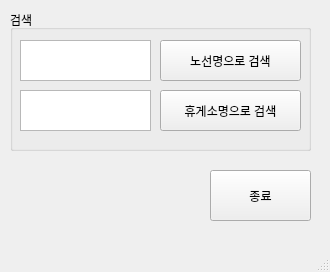
<?xml version="1.0" encoding="UTF-8"?>
<ui version="4.0">
 <class>MainWindow</class>
 <widget class="QMainWindow" name="MainWindow">
  <property name="geometry">
   <rect>
    <x>0</x>
    <y>0</y>
    <width>330</width>
    <height>272</height>
   </rect>
  </property>
  <property name="windowTitle">
   <string>MainWindow</string>
  </property>
  <widget class="QWidget" name="centralwidget">
   <widget class="QGroupBox" name="search">
    <property name="geometry">
     <rect>
      <x>10</x>
      <y>10</y>
      <width>301</width>
      <height>141</height>
     </rect>
    </property>
    <property name="title">
     <string>검색</string>
    </property>
    <widget class="QTextEdit" name="text_area">
     <property name="geometry">
      <rect>
       <x>10</x>
       <y>80</y>
       <width>131</width>
       <height>41</height>
      </rect>
     </property>
    </widget>
    <widget class="QTextEdit" name="text_route">
     <property name="geometry">
      <rect>
       <x>10</x>
       <y>30</y>
       <width>131</width>
       <height>41</height>
      </rect>
     </property>
     <property name="html">
      <string>&lt;!DOCTYPE HTML PUBLIC &quot;-//W3C//DTD HTML 4.0//EN&quot; &quot;http://www.w3.org/TR/REC-html40/strict.dtd&quot;&gt;
&lt;html&gt;&lt;head&gt;&lt;meta name=&quot;qrichtext&quot; content=&quot;1&quot; /&gt;&lt;style type=&quot;text/css&quot;&gt;
p, li { white-space: pre-wrap; }
&lt;/style&gt;&lt;/head&gt;&lt;body style=&quot; font-family:'Gulim'; font-size:9pt; font-weight:400; font-style:normal;&quot;&gt;
&lt;p style=&quot;-qt-paragraph-type:empty; margin-top:0px; margin-bottom:0px; margin-left:0px; margin-right:0px; -qt-block-indent:0; text-indent:0px;&quot;&gt;&lt;br /&gt;&lt;/p&gt;&lt;/body&gt;&lt;/html&gt;</string>
     </property>
    </widget>
    <widget class="QPushButton" name="search_route">
     <property name="geometry">
      <rect>
       <x>150</x>
       <y>30</y>
       <width>141</width>
       <height>41</height>
      </rect>
     </property>
     <property name="text">
      <string>노선명으로 검색</string>
     </property>
    </widget>
    <widget class="QPushButton" name="search_area">
     <property name="geometry">
      <rect>
       <x>150</x>
       <y>80</y>
       <width>141</width>
       <height>41</height>
      </rect>
     </property>
     <property name="text">
      <string>휴게소명으로 검색</string>
     </property>
    </widget>
   </widget>
   <widget class="QPushButton" name="Quit">
    <property name="geometry">
     <rect>
      <x>210</x>
      <y>170</y>
      <width>101</width>
      <height>51</height>
     </rect>
    </property>
    <property name="text">
     <string>종료</string>
    </property>
   </widget>
  </widget>
  <widget class="QMenuBar" name="menubar">
   <property name="geometry">
    <rect>
     <x>0</x>
     <y>0</y>
     <width>330</width>
     <height>21</height>
    </rect>
   </property>
  </widget>
  <widget class="QStatusBar" name="statusbar"/>
 </widget>
 <resources/>
 <connections>
  <connection>
   <sender>search_route</sender>
   <signal>clicked()</signal>
   <receiver>text_route</receiver>
   <slot>copy()</slot>
   <hints>
    <hint type="sourcelabel">
     <x>233</x>
     <y>93</y>
    </hint>
    <hint type="destinationlabel">
     <x>74</x>
     <y>88</y>
    </hint>
   </hints>
  </connection>
  <connection>
   <sender>search_area</sender>
   <signal>clicked()</signal>
   <receiver>text_area</receiver>
   <slot>paste()</slot>
   <hints>
    <hint type="sourcelabel">
     <x>181</x>
     <y>129</y>
    </hint>
    <hint type="destinationlabel">
     <x>98</x>
     <y>129</y>
    </hint>
   </hints>
  </connection>
 </connections>
</ui>
